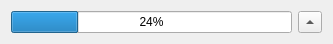
<?xml version="1.0" encoding="UTF-8"?>
<ui version="4.0">
 <class>TaskStatusWidget</class>
 <widget class="QWidget" name="TaskStatusWidget">
  <property name="geometry">
   <rect>
    <x>0</x>
    <y>0</y>
    <width>333</width>
    <height>35</height>
   </rect>
  </property>
  <property name="windowTitle">
   <string>Form</string>
  </property>
  <layout class="QHBoxLayout" name="horizontalLayout">
   <item>
    <widget class="QProgressBar" name="progress_bar">
     <property name="value">
      <number>24</number>
     </property>
    </widget>
   </item>
   <item>
    <widget class="QToolButton" name="show_task_manager">
     <property name="sizePolicy">
      <sizepolicy hsizetype="Fixed" vsizetype="Minimum">
       <horstretch>0</horstretch>
       <verstretch>0</verstretch>
      </sizepolicy>
     </property>
     <property name="minimumSize">
      <size>
       <width>0</width>
       <height>16</height>
      </size>
     </property>
     <property name="toolTip">
      <string>Show the currently running tasks, such as connection attempts.</string>
     </property>
     <property name="text">
      <string notr="true"/>
     </property>
     <property name="arrowType">
      <enum>Qt::UpArrow</enum>
     </property>
    </widget>
   </item>
  </layout>
 </widget>
 <resources/>
 <connections/>
</ui>
